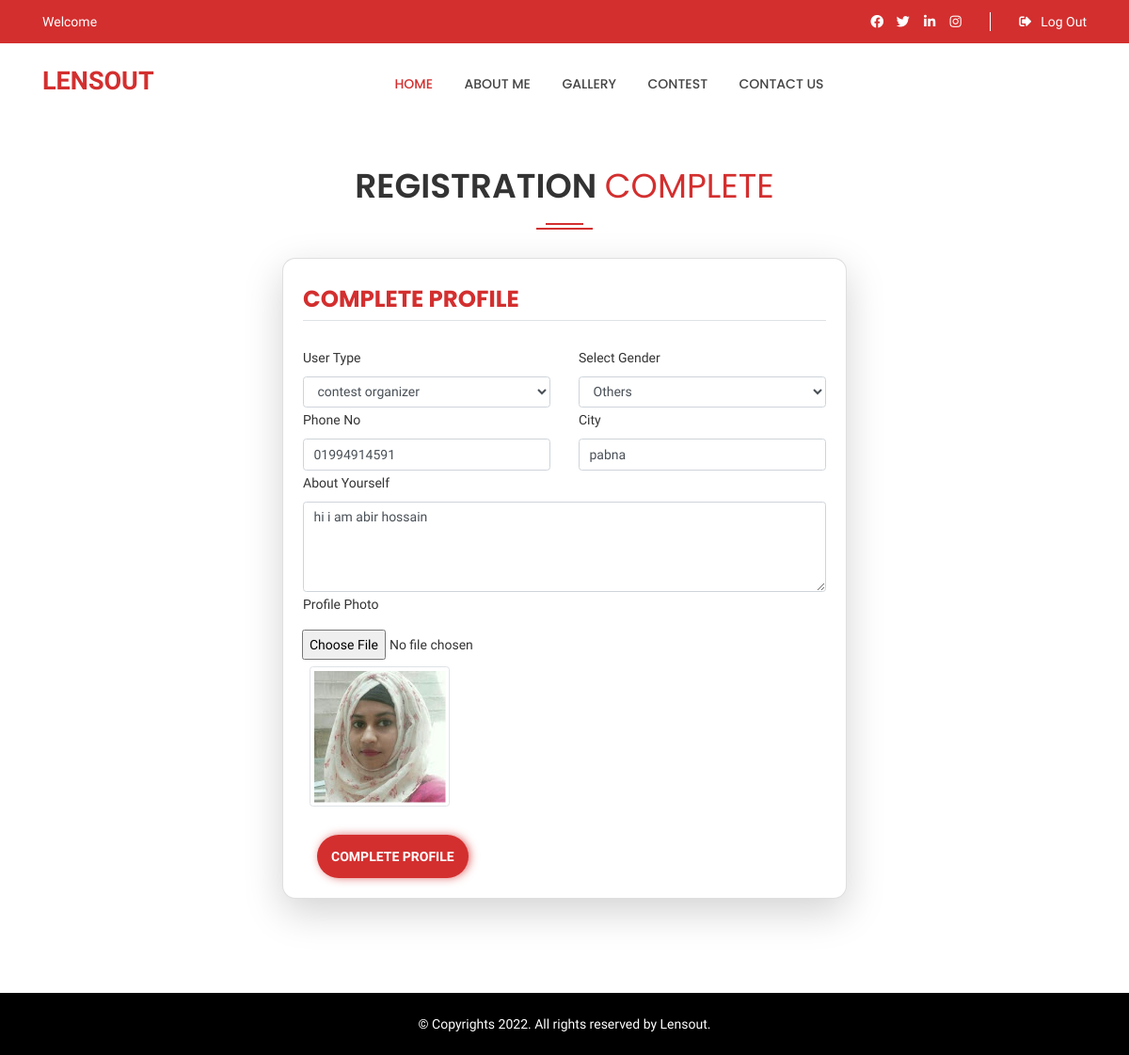
Before: /accounts/update-profile/ (signed in) with the older database file.
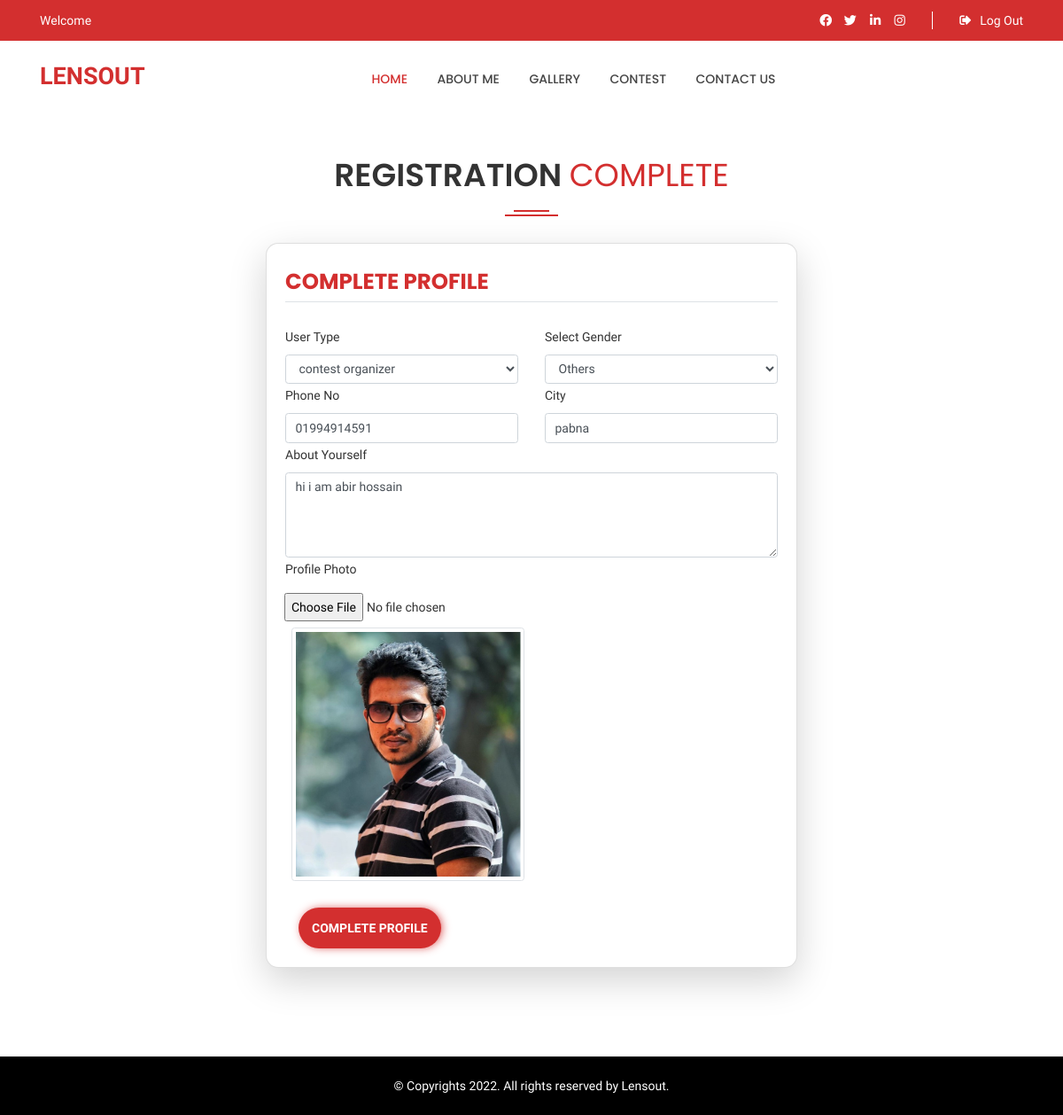
After: the same page with the newer database file.
### users/models.py (models this page shows, shortened)
class Profile(models.Model):
    user = models.OneToOneField(User, on_delete=models.CASCADE)
    gender = models.CharField(choices=Gender_Status, blank=True, max_length=12)
    role = models.CharField(choices=USER_Status, blank=True, max_length=12)
    phone = models.CharField(max_length=11, blank=True)
    city = models.CharField(max_length=50, blank=True)
    about = models.TextField(blank=True, max_length=500)
    photo = models.ImageField(upload_to="profile/", blank=True, default="default.png")
    balance = models.FloatField(default=0.0)

### users/views.py (the view)
# urls.py: path('update-profile/',views.UpdateProfile,name="update_profile"),
@login_required(login_url='login')
def UpdateProfile(request):
    if request.method == "POST":
        gender = request.POST.get('gender')
        role = request.POST.get('role')
        city = request.POST.get('cityField')
        phone = request.POST.get('phoneForm')
        about = request.POST.get('about')
        photo = request.FILES['photoFile']
        print(photo)
        user = Profile.objects.get(user=request.user)
        user.city = city
        user.role = role
        user.gender = gender
        user.phone = phone
        user.about = about
        if photo == "":
            photo = user.photo.url
        user.photo = photo
        user.save()
        messages.success(request, "Profile Update Successfully", extra_tags="profile_update")
        return redirect('update_profile')
    else:
        user = []
        if Profile.objects.filter(user=request.user).exists():
            user = Profile.objects.get(user=request.user)
        context = {
            "user": user
        }
        return render(request, 'users/complete_profile.html', context)

### templates/users/complete_profile.html (shortened to what this page needs)
 {% extends 'base.html' %}
{% block content %}
        <div class="contact-us-page-area pt-100 pb-100">
            <div class="container">
                <div class="contact-section">
                    <div class="leave-comments-area">
                        <div class="section-title">
                            <h2>Registration  <span>Complete</span></h2>
                        </div>
                        <div class="container mt-4">
                            <form class="card shadow-lg p-4" style="max-width: 600px;margin:0 auto;border-radius: 14px;" method="post" action="" id="completeprofile" enctype="multipart/form-data">
                                <h3 class="border-bottom py-2 registerTitle">Complete Profile </h3>
                                <div class="row g-4">
                                      <div class="col-md-6">
                                          <label for="genderField" class="form-label">User Type</label>
                                           <select class="form-control" name="role" required>
                                               <option value="c" {% if user.role == "c" %} selected {% endif %}>contest organizer</option>
                                           </select>
                                      </div>
                                      <div class="col-md-6">
                                          <label for="genderField" class="form-label">Select Gender</label>
                                           <select class="form-control" name="gender" required>
                                               <option name="Others" {% if user.gender == "Others" %} selected {% endif %}>Others</option>
                                           </select>
                                      </div>
                                      <div class="col-md-6">
                                        <label for="phoneForm" class="form-label">Phone No</label>
                                        <input type="text" class="form-control" value="{{ user.phone }}" name="phoneForm" id="phoneForm">
                                      </div>
                                      <div class="col-md-6">
                                        <label for="cityForm" class="form-label">City</label>
                                        <input type="text" class="form-control" value="{{ user.city }}" name="cityField" id="cityForm">
                                      </div>
                                      <div class="col-md-12">
                                        <label for="aboutForm" class="form-label">About Yourself</label>
                                        <textarea name="about" id="aboutForm" cols="40" rows="4" class="textarea form-control" placeholder="About Yourself">{{ user.about }}</textarea>
                                      </div>
                                    <div class="col-md-12">
                                        <label for="cityField" class="form-label">Profile Photo</label>
                                        <div class="col-sm-6" style="margin: 0px -16px;">
                                            <input type="file" class="my-2" name="photoFile" required>
                                        </div>
                                    </div>
                                        <div class="ml-2 col-sm-6">
                                          <img src="{% if user.photo != "" %} {{ user.photo.url }}{% else %} https://encrypted-tbn0.gstatic.com/images?q=tbn:ANd9GcREVxTYzmjozqM-fp5wzPQna37Sfsf0COciE5dcag6jhiAWqdrIIqMJzytf58AFbPVNgFU&usqp=CAU {% endif %}" id="preview" class="img-thumbnail">
                                        </div>
                                    </div>
                                      <div class="col-12">
                                        <button type="submit" class="registerBtn">Complete Profile</button>
                                      </div>
                                </div>
                        </div>
                    </div>
                </div>
            </div>
{% endblock %}

Changed rows visible on the page:
changed Profile "contest organizer": photo: a different picture
